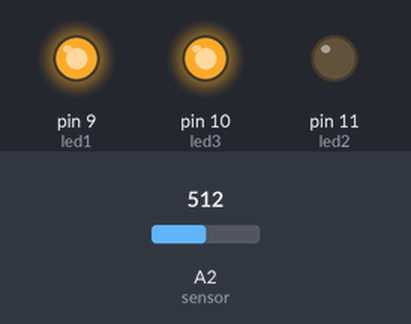
The sketch below on a simulated Arduino Uno, built with avr-gcc and run on an emulated ATmega328P. Shown: output pins drawn as LEDs (lit = HIGH). The inputs (shaded band) are chosen by the test bench; at power-on: A2 (sensor) = 512.

Above: at 1.2 s.
1.3 s: A2 (sensor) set to 716
At 1.8 s:
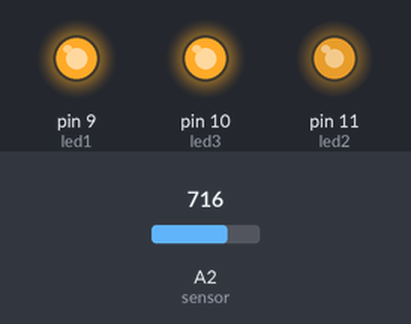
2.8 s: A2 (sensor) set to 760
At 4.0 s:
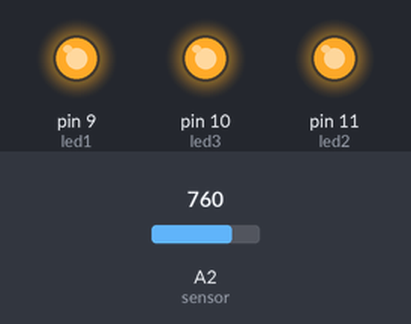
4.3 s: A2 (sensor) set to 768
At 5.2 s:
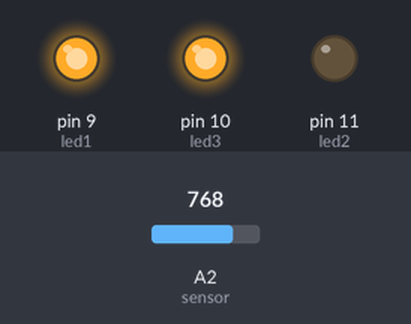
5.8 s: A2 (sensor) set to 900
At 6.4 s:
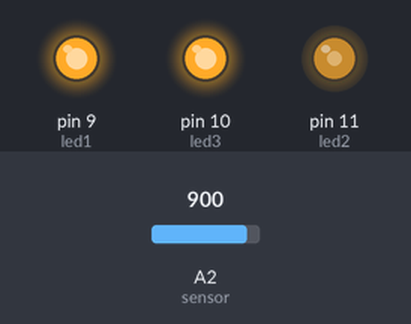
7.3 s: A2 (sensor) set to 306
At 8.7 s:
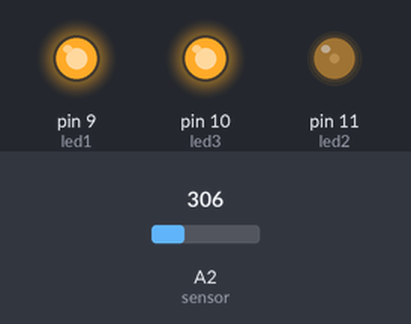
Timing chart, 0 to 9.8 s (numbered marks = the images above; inputs shaded):
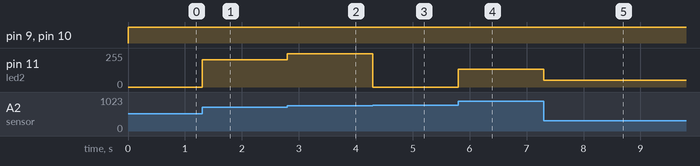

The sketch:

5.ino
```cpp
int led1 = 9;
int led2 = 11;
int led3 = 10;
byte sensor = A2;
int nilai;

void setup(){
  pinMode(led1,OUTPUT);
  pinMode(led2,OUTPUT);
  pinMode(led3,OUTPUT);
}

void loop(){
  nilai = analogRead(sensor);
  analogWrite(led1,nilai);
  analogWrite(led3,nilai);
  analogWrite(led2,nilai);
}
```

Measured:
- the behaviour switches between 767 and 768 on A2 (sensor) (found by bisection; images 2 and 3)
- after the input at 1.3 s, pin 11 (led2): 0/255 → 204/255 at once
- after the input at 2.8 s, pin 11 (led2): 204/255 → 248/255 at once
- after the input at 4.3 s, pin 11 (led2): 248/255 → 0/255 at once
- after the input at 5.8 s, pin 11 (led2): 0/255 → 132/255 at once
- after the input at 7.3 s, pin 11 (led2): 132/255 → 50/255 at once
